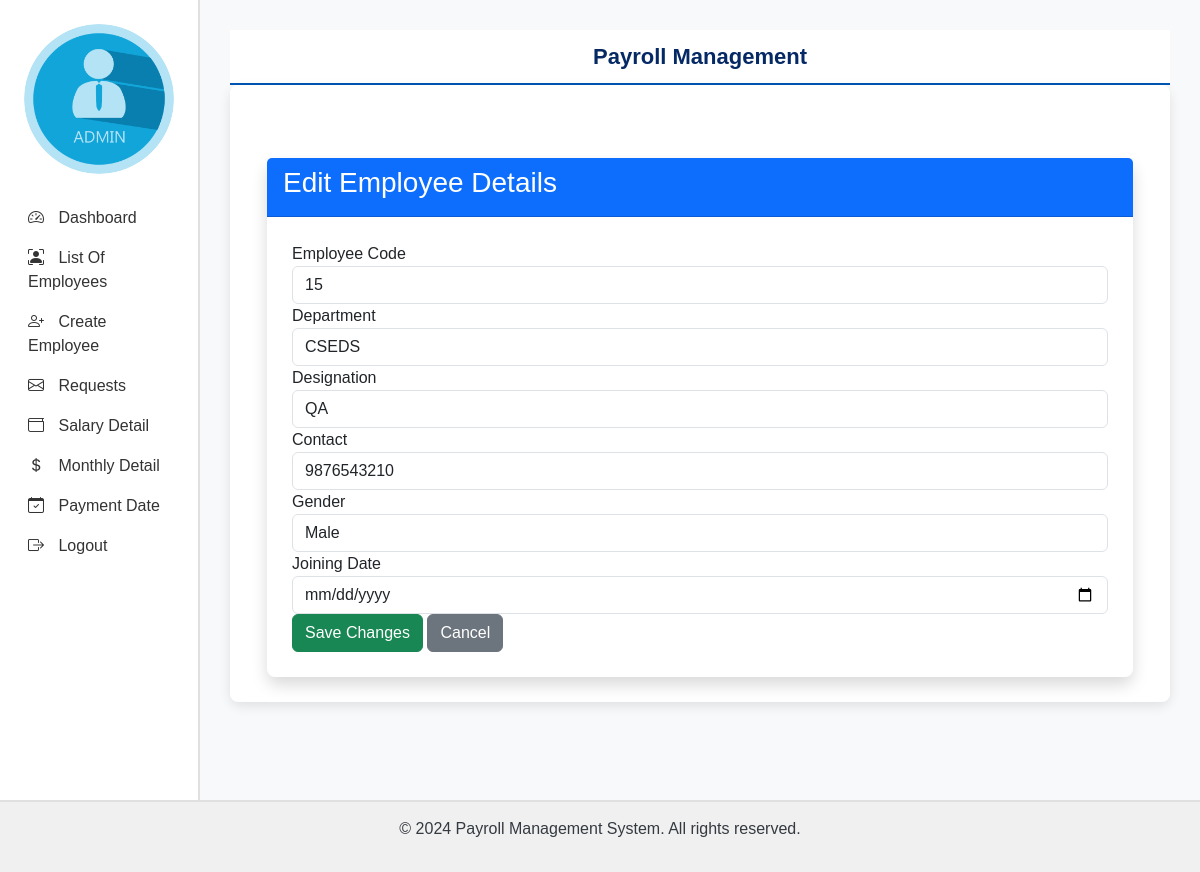
Screenshot of /edit_employee/1/ (signed in) with the database file from the repository.
### employee/models.py (models this page shows, shortened)
class EmployeeDetail(models.Model):
    employee_id = models.AutoField(primary_key=True)  # Auto-incrementing ID (renamed to employee_id for consistency)
    user = models.OneToOneField(User, on_delete=models.CASCADE)  # One-to-one relationship with User model
    emp_code = models.CharField(max_length=50)  # Employee code
    emp_dept = models.CharField(max_length=50, null=True)  # Employee department
    designation = models.CharField(max_length=50, null=True)  # Job title or designation
    contact = models.CharField(max_length=50, null=True)  # Contact number
    gender = models.CharField(max_length=50, null=True)  # Gender
    joining_date = models.DateField(null=True)  # Date of joining the company

### employee/views.py (the view)
# urls.py: path('edit_employee/', edit_employee ,name='edit_employee'),
@login_required
def edit_employee(request, employee_id):
    employee = get_object_or_404(EmployeeDetail, employee_id=employee_id)
    if request.method == 'POST':
        form = EmployeeDetailForm(request.POST, instance=employee)
        if form.is_valid():
            form.save()
            messages.success(request, "Employee details updated successfully.")
            return redirect('admin_home')  # Redirect back to the admin home page after saving
    else:
        form = EmployeeDetailForm(instance=employee)
    return render(request, 'edit_employee.html', {'form': form, 'employee': employee})

### employee/form.py
class EmployeeDetailForm(forms.ModelForm):
    class Meta:
        model = EmployeeDetail
        fields = ['emp_code', 'emp_dept', 'designation', 'contact', 'gender', 'joining_date']

### employee/templates/edit_employee.html (shortened to what this page needs)
{% extends 'admin_base.html' %}
{% block main %}
<div class="container mt-5">
    <div class="card shadow">
        <div class="card-header bg-primary text-white">
            <h3>Edit Employee Details</h3>
        </div>
        <div class="card-body">
            <form method="POST">
                <div class="form-group">
                    <label for="emp_code">Employee Code</label>
                    <input type="text" class="form-control" id="emp_code" name="emp_code" value="{{ form.emp_code.value }}" required>
                </div>
                <div class="form-group">
                    <label for="emp_dept">Department</label>
                    <input type="text" class="form-control" id="emp_dept" name="emp_dept" value="{{ form.emp_dept.value }}" required>
                </div>
                <div class="form-group">
                    <label for="designation">Designation</label>
                    <input type="text" class="form-control" id="designation" name="designation" value="{{ form.designation.value }}" required>
                </div>
                <div class="form-group">
                    <label for="contact">Contact</label>
                    <input type="text" class="form-control" id="contact" name="contact" value="{{ form.contact.value }}" required>
                </div>
                <div class="form-group">
                    <label for="gender">Gender</label>
                    <input type="text" class="form-control" id="gender" name="gender" value="{{ form.gender.value }}" required>
                </div>
                <div class="form-group">
                    <label for="joining_date">Joining Date</label>
                    <input type="date" class="form-control" id="joining_date" name="joining_date" value="{{ form.joining_date.value }}" required>
                </div>
                <button type="submit" class="btn btn-success">Save Changes</button>
                <a href="{% url 'admin_home' %}" class="btn btn-secondary">Cancel</a>
            </form>
        </div>
    </div>
</div>
{% endblock %}

### employee/templates/admin_base.html (style rules this page uses)
body { font-family: Arial, sans-serif; background-color: #f8f9fa; color: #343a40; }
.card { border-radius: 10px; border: none; box-shadow: 0 4px 12px rgba(0, 0, 0, 0.1); }
.card-body { background-color: white; padding: 25px; border-radius: 8px; }

### rows the page displays
EmployeeDetail: emp_code "15", emp_dept "CSEDS", designation "QA", contact "9876543210", gender "Male"
